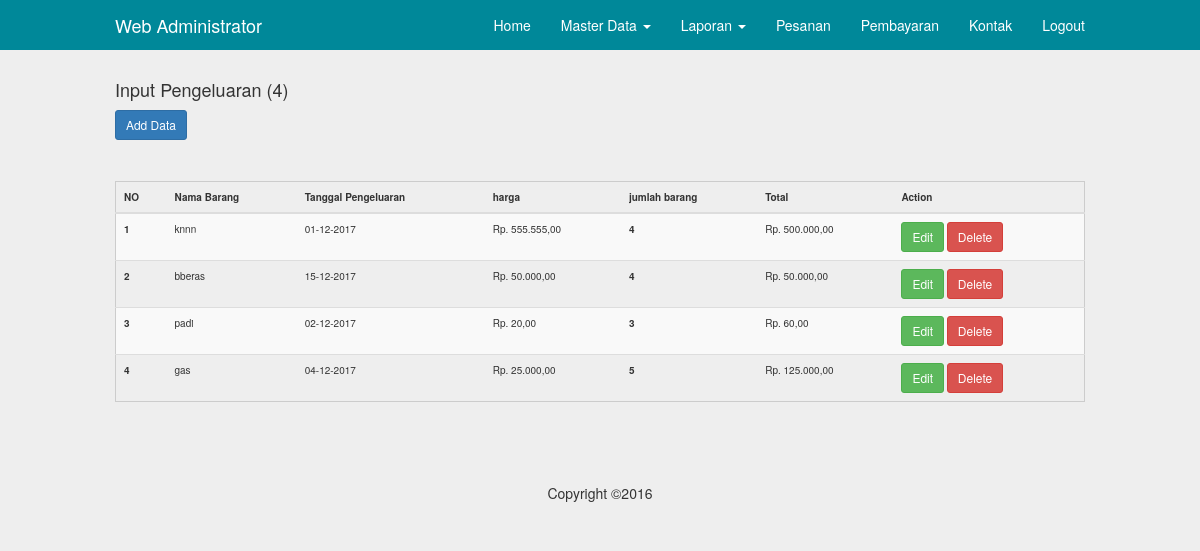
The page /admin/input_pengeluaran.php (signed in) on the database its author committed.
### tables this page shows
CREATE TABLE `laporan` (
  `id_pengeluaran` int(11) NOT NULL,
  `nama_barang` varchar(100) NOT NULL,
  `Tanggal_pengeluaran` date NOT NULL,
  `harga` varchar(10) NOT NULL,
  `jumlah` int(11) NOT NULL,
  `total` int(11) NOT NULL
);

### inc/config.php (called while the page is built, shortened)
<?php
	$no = 1;
?>

### admin/input_pengeluaran.php (the view, shortened to what this page needs)
<?php
	include"../inc/config.php";
	include"inc/header.php";
?>
	<div class="container">
		<?php
			$q = mysql_query("select*from laporan");
			$j = mysql_num_rows($q);
		?>
		<h4>Input Pengeluaran (<?php echo ($j>0)?$j:0; ?>)</h4>
		<a class="btn btn-sm btn-primary" href="input_pengeluaran.php?act=create">Add Data</a>
		<hr>
		<table class="table table-striped table-hove">
			<thead>
				<tr>
					<th>NO</th>
					<th>Nama Barang</th>
					<th>Tanggal Pengeluaran</th>
					<th>harga</th>
					<th>jumlah barang</th>
					<th>Total</th>
					<th>Action</th>
				</tr>
			</thead>
			<tbody>
		<?php while($data=mysql_fetch_object($q)){
			$tgl=explode("-",$data->Tanggal_pengeluaran);
			$tgl1=$tgl['2'].'-'. $tgl['1'].'-'. $tgl['0'];
			?>
				<tr>
					<th scope="row"><?php echo $no++; ?></th>
					<td><?php echo $data->nama_barang  ?></td>
					<td><?php echo $tgl1 ?></td>
				  <td><?php echo "Rp. " .number_format($data->harga, 2, ",", "."); ?></td>
					<th><?php echo $data->jumlah ?></th>
					<td><?php echo "Rp. " .number_format($data->total, 2, ",", "."); ?></td>
					<td>
						<a class="btn btn-sm btn-success" href="input_pengeluaran.php?act=edit&&id=<?php echo $data->id_pengeluaran ?>">Edit</a>
						<a class="btn btn-sm btn-danger" href="input_pengeluaran.php?act=delete&&id=<?php echo $data->id_pengeluaran ?>">Delete</a>
					</td>
				</tr>
		<?php } ?>
			</tbody>
		</table>
    </div>
<?php include"inc/footer.php"; ?>

### assets/css/navbar-fixed-top.css (style rules this page uses)
body { padding-top: 70px; }

### assets/css/style.css (style rules this page uses)
@media (min-width: 768px) { .container { width: 750px; } }
@media (min-width: 992px) { .container { width: 970px; } }
@media (min-width: 1200px) { .container { width: 1000px; } }
.table { border:1px solid#CCC; }
table td, table th { padding:10px; font-size: 10px; }
* { transition: all 200ms ease-in-out; }
body { background-color: #EEE; }

### rows shown on the page
laporan: nama_barang "knnn", Tanggal_pengeluaran "01-12-2017", harga "555.555,00", jumlah "4", total "500.000,00"
laporan: nama_barang "bberas", Tanggal_pengeluaran "15-12-2017", harga "50.000,00", jumlah "4", total "50.000,00"
laporan: nama_barang "padi", Tanggal_pengeluaran "02-12-2017", harga "20,00", jumlah "3", total "60,00"
laporan: nama_barang "gas", Tanggal_pengeluaran "04-12-2017", harga "25.000,00", jumlah "5", total "125.000,00"

### other values the page prints
$j "4"
